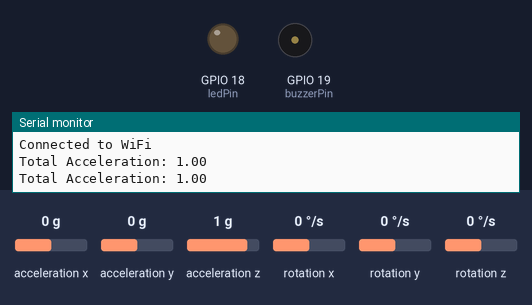
Recording of a sketch running on a simulated ESP32. Shown: output pins drawn as LEDs (lit = HIGH), buzzer (waves = sounding, pin HIGH), the last lines printed to the serial monitor. Inputs (shaded band) come from the test bench; at power-on: acceleration z 1 g, acceleration x 0 g, acceleration y 0 g, rotation x 0 °/s, rotation y 0 °/s, rotation z 0 °/s. WiFi joins after 1.5 s; servers stay silent unless stated.

Above: at 3.5 s.
3.6 s: acceleration z set to 0.6 g
5.1 s: acceleration z set to 0.3 g
At 6.7 s:
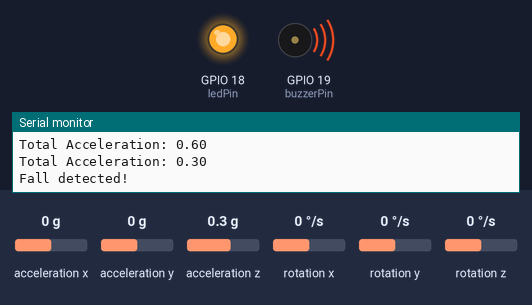
8.2 s: acceleration x set to -0.3 g
10.8 s: acceleration x set to -0.6 g
At 12.5 s:
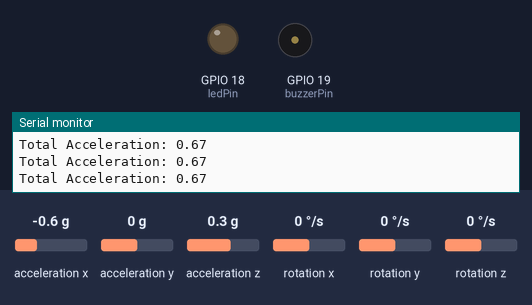
12.8 s: acceleration x set to 0 g
At 13.6 s:
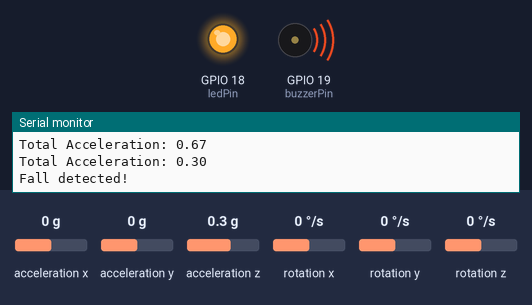
Timing chart, 0 to 15.8 s (numbered marks = the images above; inputs shaded):
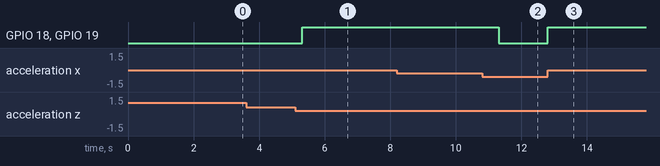

The sketch:

Falldetection.ino
```cpp
#define BLYNK_TEMPLATE_ID "TMPL3uTkoOBwW"
#define BLYNK_TEMPLATE_NAME "fall detection"
#define BLYNK_AUTH_TOKEN "xxxxvy0k5qbp7"
#include <Wire.h>
#include <MPU6050.h>
#include <WiFi.h>
#include <BlynkSimpleEsp32.h>
const char* ssid = "iPhone";
const char* password = "xxxx";
char auth[] = BLYNK_AUTH_TOKEN;
MPU6050 mpu;
const int ledPin = 18;    // LED connected to GPIO 18
const int buzzerPin = 19; // Buzzer connected to GPIO 19
float upperThreshold = 2.5;  // Upper limit to detect sharp movement
float lowerThreshold = 0.5;  // Lower limit for a fall (near free fall)
BlynkTimer timer;
void checkFallDetection() {
int16_t ax, ay, az;
mpu.getAcceleration(&ax, &ay, &az);
float totalAcceleration = sqrt(ax * ax + ay * ay + az * az) / 16384.0;
Blynk.virtualWrite(V0, totalAcceleration);
Serial.print("Total Acceleration: ");
Serial.println(totalAcceleration);
if (totalAcceleration > upperThreshold || totalAcceleration < lowerThreshold)
{
Serial.println("Fall detected!");
digitalWrite(ledPin, HIGH);
digitalWrite(buzzerPin, HIGH);
Blynk.virtualWrite(V1, 255);

Blynk.logEvent("fall_detected");
delay(2000);
digitalWrite(ledPin, LOW);
digitalWrite(buzzerPin, LOW);
Blynk.virtualWrite(V1, 0);
} else {
digitalWrite(ledPin, LOW);
digitalWrite(buzzerPin, LOW);
}
}
void setup() {
pinMode(ledPin, OUTPUT);
pinMode(buzzerPin, OUTPUT);
digitalWrite(ledPin, LOW);
digitalWrite(buzzerPin, LOW);
Serial.begin(115200);
Wire.begin();
mpu.initialize();
if (mpu.testConnection()) {
Serial.println("MPU6050 connection successful.");
} else {
Serial.println("MPU6050 connection failed! Check wiring.");
while (1);
}
mpu.setSleepEnabled(false);
WiFi.begin(ssid, password);
while (WiFi.status() != WL_CONNECTED) {
delay(1000);
Serial.println("Connecting to WiFi...");
}
Serial.println("Connected to WiFi");
Blynk.begin(auth, ssid, password);
timer.setInterval(500L, checkFallDetection);
}
void loop() {
Blynk.run();
timer.run();
}
```

Measured:
- the behaviour switches between 0.5 and 0.4 g on acceleration z (found by bisection; images 0 and 1)
- the behaviour switches between -0.4 and -0.5 g on acceleration x (found by bisection; images 1 and 2)
- after the input at 5.1 s, GPIO 18 (ledPin), GPIO 19 (buzzerPin): LOW → HIGH after 0.21 s
- after the input at 10.8 s, GPIO 18 (ledPin), GPIO 19 (buzzerPin): HIGH → LOW after 0.51 s
- after the input at 12.8 s, GPIO 18 (ledPin), GPIO 19 (buzzerPin): LOW → HIGH at once
